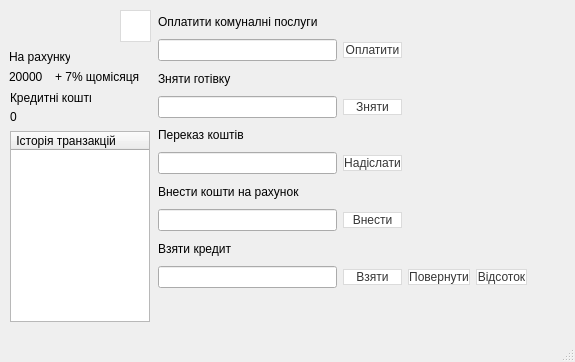
<?xml version="1.0" encoding="UTF-8"?>
<ui version="4.0">
 <class>VIP</class>
 <widget class="QMainWindow" name="VIP">
  <property name="geometry">
   <rect>
    <x>0</x>
    <y>0</y>
    <width>575</width>
    <height>362</height>
   </rect>
  </property>
  <property name="windowTitle">
   <string>VIP Bank Account</string>
  </property>
  <property name="windowIcon">
   <iconset resource="resource.qrc">
    <normaloff>:/icons/icons/Bank.png</normaloff>:/icons/icons/Bank.png</iconset>
  </property>
  <widget class="QWidget" name="centralwidget">
   <widget class="QTableWidget" name="tableWidget">
    <property name="geometry">
     <rect>
      <x>10</x>
      <y>131</y>
      <width>140</width>
      <height>191</height>
     </rect>
    </property>
    <attribute name="horizontalHeaderDefaultSectionSize">
     <number>140</number>
    </attribute>
    <attribute name="verticalHeaderDefaultSectionSize">
     <number>50</number>
    </attribute>
    <column>
     <property name="text">
      <string>	Історія транзакцій</string>
     </property>
     <property name="textAlignment">
      <set>AlignLeading|AlignVCenter</set>
     </property>
     <property name="icon">
      <iconset resource="resource.qrc">
       <normaloff>:/icons/icons/Invoice.png</normaloff>:/icons/icons/Invoice.png</iconset>
     </property>
    </column>
   </widget>
   <widget class="QLabel" name="label_11">
    <property name="geometry">
     <rect>
      <x>9</x>
      <y>49</y>
      <width>61</width>
      <height>16</height>
     </rect>
    </property>
    <property name="text">
     <string>На рахунку</string>
    </property>
   </widget>
   <widget class="QLabel" name="label_10">
    <property name="geometry">
     <rect>
      <x>9</x>
      <y>9</y>
      <width>30</width>
      <height>30</height>
     </rect>
    </property>
    <property name="text">
     <string/>
    </property>
    <property name="textFormat">
     <enum>Qt::PlainText</enum>
    </property>
    <property name="pixmap">
     <pixmap resource="resource.qrc">:/icons/icons/user_vip.png</pixmap>
    </property>
    <property name="scaledContents">
     <bool>true</bool>
    </property>
    <property name="alignment">
     <set>Qt::AlignCenter</set>
    </property>
   </widget>
   <widget class="QPushButton" name="pushButton_deposit">
    <property name="geometry">
     <rect>
      <x>120</x>
      <y>10</y>
      <width>31</width>
      <height>32</height>
     </rect>
    </property>
    <property name="styleSheet">
     <string notr="true">QPushButton{
  background-color: #fff;
  border: 1px solid #dbdbdb;
  border-radius: .375em;
  color: #363636;
  font-family: &quot;Segoe UI&quot;;
  font-size: 1rem;
  height: 2.5em;
  line-height: 1.5;
  padding: calc(0.5em - 1px) 1em;
  position: relative;
  text-align: center;
  vertical-align: top;
  white-space: nowrap;
}

QPushButton::pressed {
  border-color: #4a4a4a;
  outline: 0;
}
</string>
    </property>
    <property name="text">
     <string/>
    </property>
    <property name="icon">
     <iconset resource="resource.qrc">
      <normaloff>:/icons/icons/money.png</normaloff>:/icons/icons/money.png</iconset>
    </property>
   </widget>
   <widget class="QLabel" name="label_money_2">
    <property name="geometry">
     <rect>
      <x>10</x>
      <y>110</y>
      <width>62</width>
      <height>14</height>
     </rect>
    </property>
    <property name="text">
     <string>0</string>
    </property>
   </widget>
   <widget class="QLabel" name="label_5">
    <property name="geometry">
     <rect>
      <x>10</x>
      <y>90</y>
      <width>81</width>
      <height>16</height>
     </rect>
    </property>
    <property name="text">
     <string>Кредитні кошти</string>
    </property>
   </widget>
   <widget class="QWidget" name="layoutWidget">
    <property name="geometry">
     <rect>
      <x>158</x>
      <y>10</y>
      <width>369</width>
      <height>278</height>
     </rect>
    </property>
    <layout class="QGridLayout" name="gridLayout">
     <item row="0" column="0">
      <widget class="QLabel" name="label_3">
       <property name="text">
        <string>Оплатити комуналні послуги</string>
       </property>
      </widget>
     </item>
     <item row="3" column="1">
      <widget class="QPushButton" name="pushButton_bankomat">
       <property name="styleSheet">
        <string notr="true">QPushButton{
  background-color: #fff;
  border: 1px solid #dbdbdb;
  border-radius: .375em;
  color: #363636;
  font-family: &quot;Segoe UI&quot;;
  font-size: 1rem;
  height: 2.5em;
  line-height: 1.5;
  padding: calc(0.5em - 1px) 1em;
  position: relative;
  text-align: center;
  vertical-align: top;
  white-space: nowrap;
}

QPushButton::pressed {
  border-color: #4a4a4a;
  outline: 0;
}
</string>
       </property>
       <property name="text">
        <string>Зняти</string>
       </property>
      </widget>
     </item>
     <item row="4" column="0">
      <widget class="QLabel" name="label_9">
       <property name="text">
        <string>Переказ коштів</string>
       </property>
      </widget>
     </item>
     <item row="5" column="1">
      <widget class="QPushButton" name="pushButton_perekaz">
       <property name="styleSheet">
        <string notr="true">QPushButton{
  background-color: #fff;
  border: 1px solid #dbdbdb;
  border-radius: .375em;
  color: #363636;
  font-family: &quot;Segoe UI&quot;;
  font-size: 1rem;
  height: 2.5em;
  line-height: 1.5;
  padding: calc(0.5em - 1px) 1em;
  position: relative;
  text-align: center;
  vertical-align: top;
  white-space: nowrap;
}

QPushButton::pressed {
  border-color: #4a4a4a;
  outline: 0;
}
</string>
       </property>
       <property name="text">
        <string>Надіслати</string>
       </property>
      </widget>
     </item>
     <item row="2" column="0">
      <widget class="QLabel" name="label_4">
       <property name="text">
        <string>Зняти готівку</string>
       </property>
      </widget>
     </item>
     <item row="1" column="1">
      <widget class="QPushButton" name="pushButton_comunalka">
       <property name="styleSheet">
        <string notr="true">QPushButton{
  background-color: #fff;
  border: 1px solid #dbdbdb;
  border-radius: .375em;
  color: #363636;
  font-family: &quot;Segoe UI&quot;;
  font-size: 1rem;
  height: 2.5em;
  line-height: 1.5;
  padding: calc(0.5em - 1px) 1em;
  position: relative;
  text-align: center;
  vertical-align: top;
  white-space: nowrap;
}

QPushButton::pressed {
  border-color: #4a4a4a;
  outline: 0;
}
</string>
       </property>
       <property name="text">
        <string>Оплатити</string>
       </property>
      </widget>
     </item>
     <item row="7" column="0">
      <widget class="QLineEdit" name="lineEdit_na_rahunok"/>
     </item>
     <item row="8" column="0">
      <widget class="QLabel" name="label_2">
       <property name="text">
        <string>Взяти кредит</string>
       </property>
      </widget>
     </item>
     <item row="9" column="0">
      <widget class="QLineEdit" name="lineEdit_credit"/>
     </item>
     <item row="5" column="0">
      <widget class="QLineEdit" name="lineEdit_perekaz"/>
     </item>
     <item row="9" column="2">
      <widget class="QPushButton" name="pushButton_credit_3">
       <property name="styleSheet">
        <string notr="true">QPushButton{
  background-color: #fff;
  border: 1px solid #dbdbdb;
  border-radius: .375em;
  color: #363636;
  font-family: &quot;Segoe UI&quot;;
  font-size: 1rem;
  height: 2.5em;
  line-height: 1.5;
  padding: calc(0.5em - 1px) 1em;
  position: relative;
  text-align: center;
  vertical-align: top;
  white-space: nowrap;
}

QPushButton::pressed {
  border-color: #4a4a4a;
  outline: 0;
}
</string>
       </property>
       <property name="text">
        <string>Повернути</string>
       </property>
       <property name="icon">
        <iconset resource="resource.qrc">
         <normaloff>:/icons/icons/money.png</normaloff>:/icons/icons/money.png</iconset>
       </property>
      </widget>
     </item>
     <item row="6" column="0">
      <widget class="QLabel" name="label_8">
       <property name="text">
        <string>Внести кошти на рахунок</string>
       </property>
      </widget>
     </item>
     <item row="3" column="0">
      <widget class="QLineEdit" name="lineEdit_bankomat"/>
     </item>
     <item row="7" column="1">
      <widget class="QPushButton" name="pushButton_na_rahunok">
       <property name="styleSheet">
        <string notr="true">QPushButton{
  background-color: #fff;
  border: 1px solid #dbdbdb;
  border-radius: .375em;
  color: #363636;
  font-family: &quot;Segoe UI&quot;;
  font-size: 1rem;
  height: 2.5em;
  line-height: 1.5;
  padding: calc(0.5em - 1px) 1em;
  position: relative;
  text-align: center;
  vertical-align: top;
  white-space: nowrap;
}

QPushButton::pressed {
  border-color: #4a4a4a;
  outline: 0;
}
</string>
       </property>
       <property name="text">
        <string>Внести</string>
       </property>
      </widget>
     </item>
     <item row="1" column="0">
      <widget class="QLineEdit" name="lineEdit_comunalka"/>
     </item>
     <item row="9" column="1">
      <widget class="QPushButton" name="pushButton_credit">
       <property name="styleSheet">
        <string notr="true">QPushButton{
  background-color: #fff;
  border: 1px solid #dbdbdb;
  border-radius: .375em;
  color: #363636;
  font-family: &quot;Segoe UI&quot;;
  font-size: 1rem;
  height: 2.5em;
  line-height: 1.5;
  padding: calc(0.5em - 1px) 1em;
  position: relative;
  text-align: center;
  vertical-align: top;
  white-space: nowrap;
}

QPushButton::pressed {
  border-color: #4a4a4a;
  outline: 0;
}
</string>
       </property>
       <property name="text">
        <string>Взяти</string>
       </property>
      </widget>
     </item>
     <item row="9" column="3">
      <widget class="QPushButton" name="pushButton_credit_4">
       <property name="styleSheet">
        <string notr="true">QPushButton{
  background-color: #fff;
  border: 1px solid #dbdbdb;
  border-radius: .375em;
  color: #363636;
  font-family: &quot;Segoe UI&quot;;
  font-size: 1rem;
  height: 2.5em;
  line-height: 1.5;
  padding: calc(0.5em - 1px) 1em;
  position: relative;
  text-align: center;
  vertical-align: top;
  white-space: nowrap;
}

QPushButton::pressed {
  border-color: #4a4a4a;
  outline: 0;
}
</string>
       </property>
       <property name="text">
        <string>Відсоток</string>
       </property>
       <property name="icon">
        <iconset resource="resource.qrc">
         <normaloff>:/icons/icons/money.png</normaloff>:/icons/icons/money.png</iconset>
       </property>
      </widget>
     </item>
    </layout>
   </widget>
   <widget class="QWidget" name="layoutWidget">
    <property name="geometry">
     <rect>
      <x>9</x>
      <y>69</y>
      <width>131</width>
      <height>16</height>
     </rect>
    </property>
    <layout class="QHBoxLayout" name="horizontalLayout">
     <item>
      <widget class="QLabel" name="label_money">
       <property name="text">
        <string>20000</string>
       </property>
      </widget>
     </item>
     <item>
      <widget class="QLabel" name="label">
       <property name="text">
        <string>+ 7% щомісяця</string>
       </property>
      </widget>
     </item>
    </layout>
   </widget>
  </widget>
  <widget class="QMenuBar" name="menubar">
   <property name="geometry">
    <rect>
     <x>0</x>
     <y>0</y>
     <width>575</width>
     <height>17</height>
    </rect>
   </property>
  </widget>
  <widget class="QStatusBar" name="statusbar"/>
 </widget>
 <resources>
  <include location="resource.qrc"/>
 </resources>
 <connections/>
</ui>
